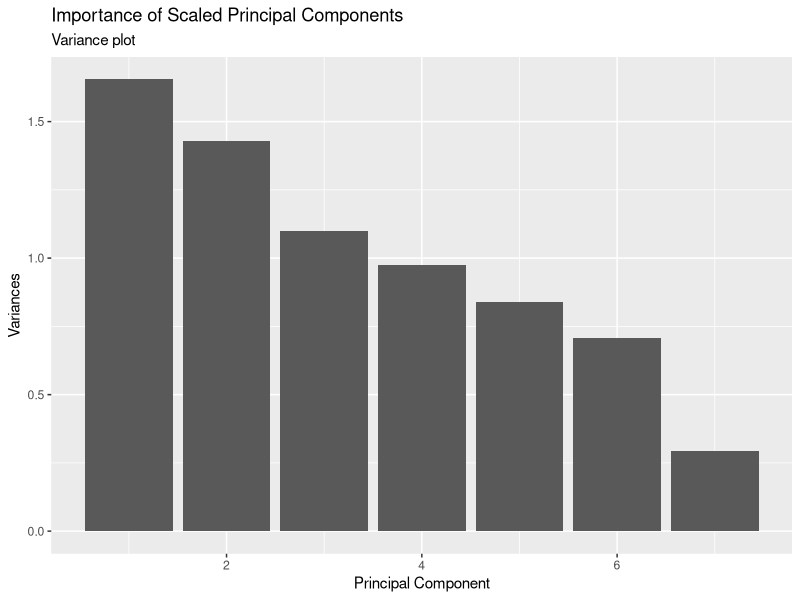
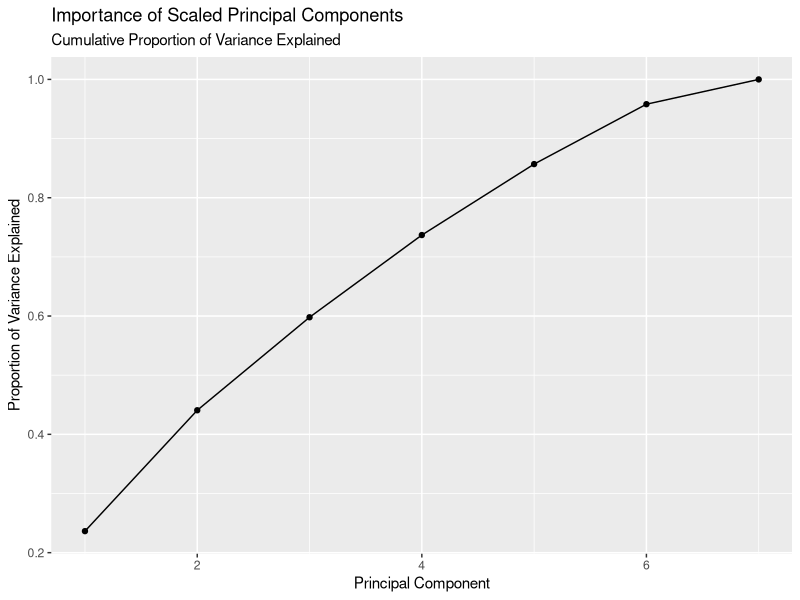
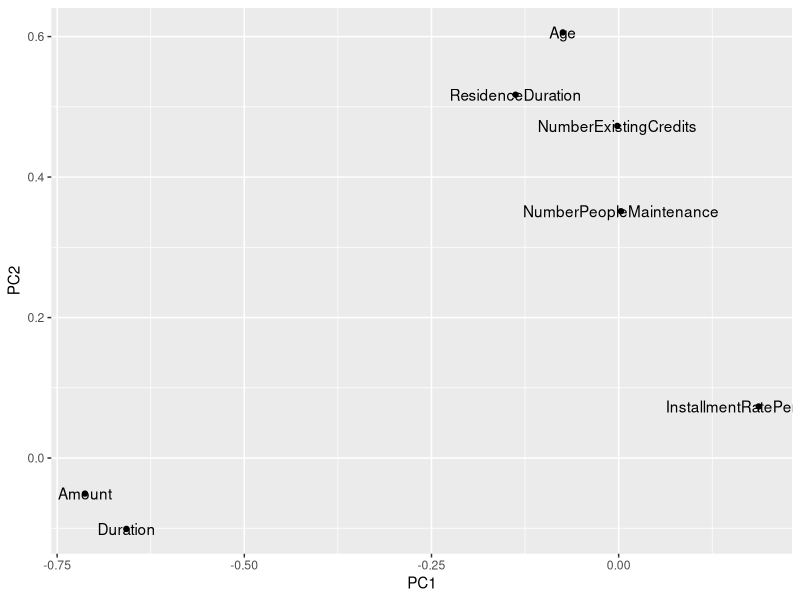
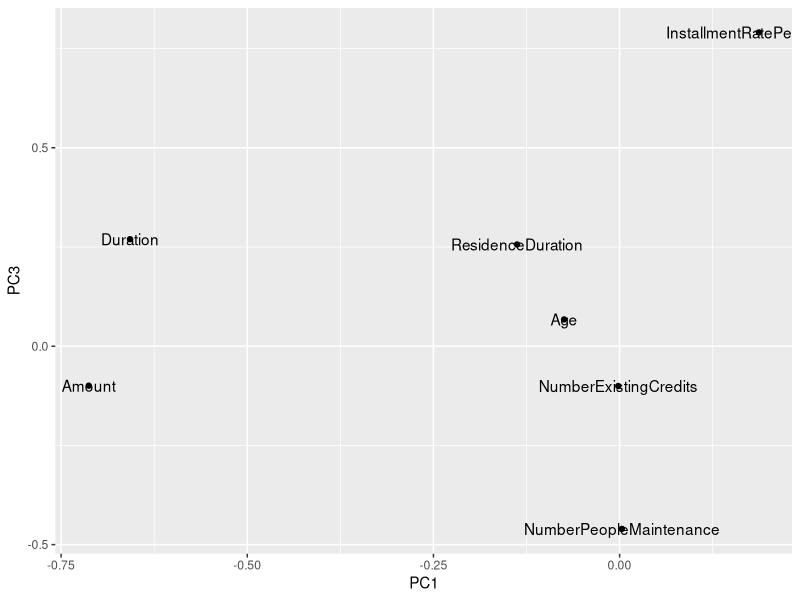
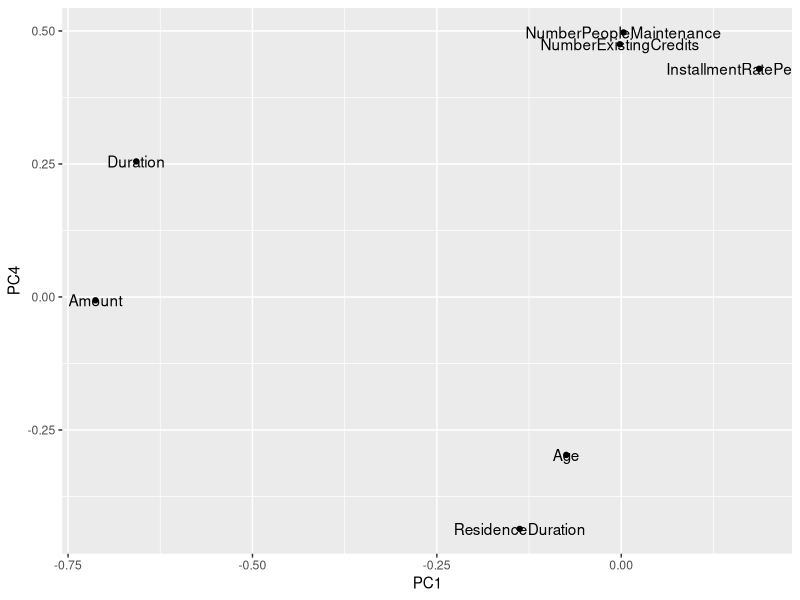

Source code (R) for these figures, in order:
## ---- chunk 1
knitr::opts_chunk$set(echo = TRUE)
## ---- chunk 2
suppressMessages(library(caret))
suppressMessages(library(dplyr))
suppressMessages(library(ggplot2))

splitData <- function(data, smp_size) {
  # Take a dataset and split it randomly into train and test sets
  # The size of the training set is the smp_size argument
  if(smp_size < 1) {
    smp_size <- floor(nrow(data) * smp_size)
  }
  train_ind <- sample(seq_len(nrow(data)), size = smp_size)
  train <- data[ train_ind, ]
  test  <- data[-train_ind, ]
  
  list("train"=train, "test"=test)
}

data("GermanCredit")

set.seed(123)
GC <- splitData(GermanCredit, 0.7)
Train <- GC$train
Test <- GC$test
## ---- chunk 3
pca <- prcomp(Train[,1:7], scale.=TRUE)
## ---- chunk 4
df <- data.frame(t(summary(pca)$importance))
df$n <- 1:nrow(df)

ggplot(df, aes(x=n, y=Standard.deviation^2)) + 
  geom_bar(stat="identity") + 
  labs(y="Variances", x="Principal Component", 
       title="Importance of Scaled Principal Components", 
       subtitle="Variance plot")

ggplot(df, aes(x=n, y=Cumulative.Proportion)) + 
  geom_point() + 
  geom_line() +
  labs(y="Proportion of Variance Explained", x="Principal Component", 
       title="Importance of Scaled Principal Components", 
       subtitle="Cumulative Proportion of Variance Explained")
## ---- chunk 5
factors <- pca$x
loadings <- data.frame(pca$rotation)
loadings$label <- row.names(loadings)

ggplot(loadings, aes(x=PC1, y=PC2)) + 
  geom_point() + 
  geom_text(aes(label=label))

ggplot(loadings, aes(x=PC1, y=PC3)) + 
  geom_point() + 
  geom_text(aes(label=label))

ggplot(loadings, aes(x=PC1, y=PC4)) + 
  geom_point() + 
  geom_text(aes(label=label))
## ---- chunk 6
loadings <- pca$rotation
round(t(loadings) %*% loadings, 12)
## ---- chunk 7
round(cor(pca$x), 4)

round(cov(pca$x), 4)
